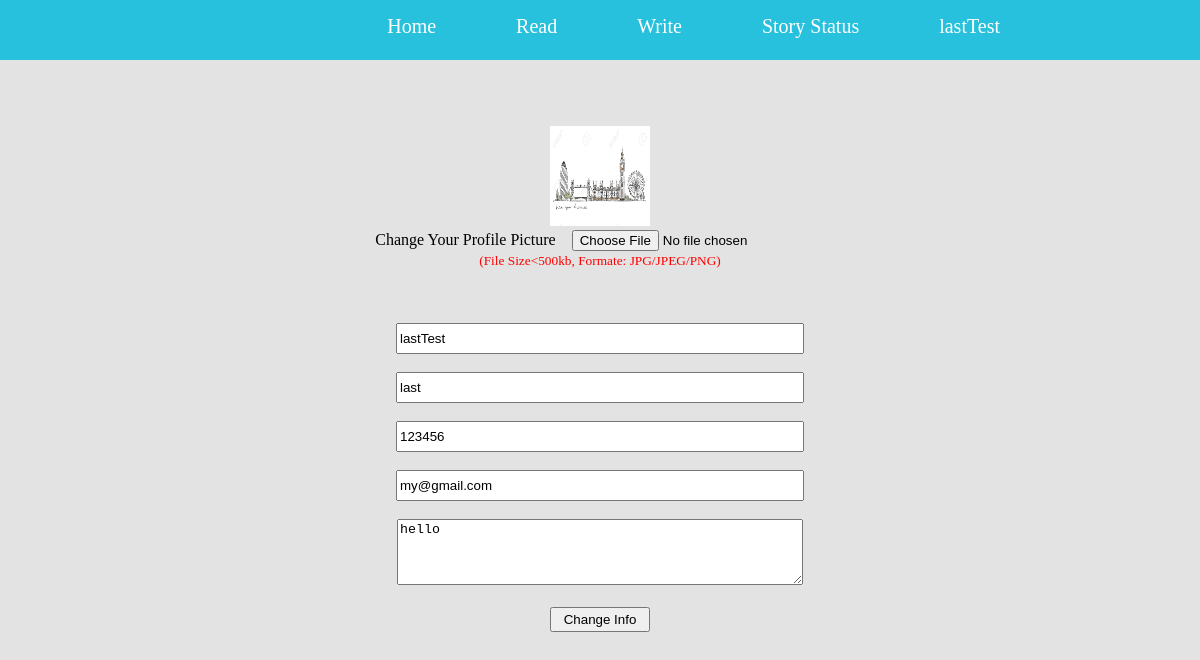
Page /pages/changeInfo.php (signed in) on the committed database.
### tables this page shows
CREATE TABLE IF NOT EXISTS `userinfo` (
  `UserName` varchar(100) NOT NULL,
  `Name` varchar(200) NOT NULL,
  `Email` varchar(100) NOT NULL,
  `Phone` varchar(20) NOT NULL,
  `Address` varchar(1000) NOT NULL,
  `Photo` varchar(500) NOT NULL
);

### scripts/DBConnection.php (called while the page is built, shortened)
<?php
	function selectUserInfo($userName)
	{
		$conn = new mysqli($GLOBALS["servername"], $GLOBALS["username"], $GLOBALS["password"]);
		$sql = "SELECT * FROM storyshare.userinfo where UserName='".$userName."'";
		$result = $conn->query($sql);
		if ($result->num_rows > 0)
		{
			$user = array();
			while($row = $result->fetch_assoc())
			{
				$user = array(
					"userName" => $row["UserName"],
					"name" => $row["Name"],
					"email" => $row["Email"],
					"phone" => $row["Phone"],
					"address" => $row["Address"],
					"photo" => $row["Photo"]
					);
			}
			return $user;
		}
		else
		{
			$conn->close();
			return null;
		}
	}
?>

### pages/changeInfo.php (the view, shortened to what this page needs)
<!Doctype html>
<?php
	require '../scripts/DBConnection.php';
	$error=$userName=$name=$phone=$email=$address=$photo="";
	$userName=$_SESSION["currentUser"];
	if($_SERVER["REQUEST_METHOD"]!="POST")
	{
		$userInfo=selectUserInfo($userName);
			$name = $userInfo["name"];
			$email = $userInfo["email"];
			$phone = $userInfo["phone"];
			$address = $userInfo["address"];
			$photo = $userInfo["photo"];
	}
?>
<html>
	<head>
	<head>
	<body>
		<div id="navigation">
			<nav>
				<ul>
					<li><a href="../index.php">Home</a></li>
					<li><a href="allStory.php">Read</a></li>
					<li><a href="profile.php">Write</a></li>
					<li><a href="storyStatus.php">Story Status</a></li>
					<li><a href="#"><?php echo $_SESSION["currentUser"];?></a>
					</li>
				</ul>
			</nav>
		</div>
		<br><br><br>
		<div id="main">
			<form method="post" action="<?php echo htmlspecialchars($_SERVER["PHP_SELF"]);?>" enctype="multipart/form-data">
				<br><br><br><br>
				<img src=<?php echo '"../'.$photo.'"';?> alt="Profile Picture" height="100" width="100"/>
				<br>
				<label>Change Your Profile Picture</label>
				<input type="file" name="img" accept="image/jpg,image/jpeg,image/png">
				<br>
				<small style="color:red">(File Size<500kb, Formate: JPG/JPEG/PNG)</small>
				<br><br>
				<br><br>
				<input type="text" class="textBox" placeholder="User Name" name="userName" <?php echo 'value="'.$userName.'" '?> readonly required/>
				<br><br>
				<input type="text" class="textBox" name="name" placeholder="Full Name" value=<?php echo '"'.$name.'"'?> required/>
				<br><br>
				<input type="text" class="textBox" name="phone" placeholder="Your Phone Number" value=<?php echo '"'.$phone.'"'?> required/>
				<br><br>
				<input type="email" class="textBox" name="email" placeholder="Your Email Address" value=<?php echo '"'.$email.'"'?> required/>
				<br><br>
				<textarea rows="4" cols="30" name="address" placeholder="Write your Address Here" required><?php echo $address?></textarea>
				<br><br>
				<input type="submit" class="button" value="Change Info"/>
				<br><br>
			</form>
		</div>
	</body>
</html>

### pages/changeInfo.php (style rules this page uses)
body { margin:0; }
#navigation { width: 100%; height: 60px; background-color: #27c1dd; position: fixed; }
nav { width: 100%; margin-top: 0px; }
nav ul { list-style: none; position: relative; display: inline-table; float: right; margin-right: 160px; margin-top: 0px; }
nav ul li { display: inline-table; }
nav ul li a { display: block; padding: 15px 40px; color:white; text-decoration: none; font-size: 20px; }
#main { width: 80% margin:auto; background-color:#e3e3e3; height:1000px; text-align:center; }
.textBox { width:400px; height: 25px; }
.button { height: 25px; width:100px; }
textarea { width:400px; }

### rows in the picture
userinfo: Photo (picture), name "last", phone "123456", email "my@gmail.com", address "hello"

### other values in the picture
$_SESSION["currentUser"] "lastTest"
